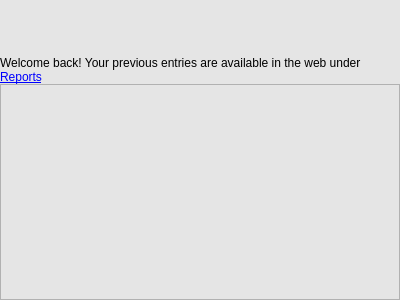
<?xml version="1.0" encoding="UTF-8"?>
<ui version="4.0">
 <class>TimeEntryListWidget</class>
 <widget class="QWidget" name="TimeEntryListWidget">
  <property name="geometry">
   <rect>
    <x>0</x>
    <y>0</y>
    <width>400</width>
    <height>300</height>
   </rect>
  </property>
  <property name="windowTitle">
   <string>Form</string>
  </property>
  <property name="styleSheet">
   <string notr="true">background-color: rgb(229,229,229);</string>
  </property>
  <layout class="QVBoxLayout" name="verticalLayout">
   <property name="spacing">
    <number>0</number>
   </property>
   <property name="leftMargin">
    <number>0</number>
   </property>
   <property name="topMargin">
    <number>0</number>
   </property>
   <property name="rightMargin">
    <number>0</number>
   </property>
   <property name="bottomMargin">
    <number>0</number>
   </property>
   <item>
    <widget class="TimerWidget" name="timer" native="true">
     <property name="minimumSize">
      <size>
       <width>0</width>
       <height>56</height>
      </size>
     </property>
     <property name="maximumSize">
      <size>
       <width>16777215</width>
       <height>56</height>
      </size>
     </property>
    </widget>
   </item>
   <item>
    <widget class="QLabel" name="blankView">
     <property name="text">
      <string>Welcome back! Your previous entries are available in the web under &lt;a href=&quot;#reports&quot;&gt;Reports&lt;/a&gt;</string>
     </property>
     <property name="textFormat">
      <enum>Qt::RichText</enum>
     </property>
     <property name="alignment">
      <set>Qt::AlignLeading|Qt::AlignLeft|Qt::AlignTop</set>
     </property>
     <property name="wordWrap">
      <bool>true</bool>
     </property>
     <property name="margin">
      <number>10</number>
     </property>
    </widget>
   </item>
   <item>
    <widget class="QListWidget" name="list"/>
   </item>
  </layout>
 </widget>
 <customwidgets>
  <customwidget>
   <class>TimerWidget</class>
   <extends>QWidget</extends>
   <header>timerwidget.h</header>
   <container>1</container>
  </customwidget>
 </customwidgets>
 <resources/>
 <connections/>
</ui>
